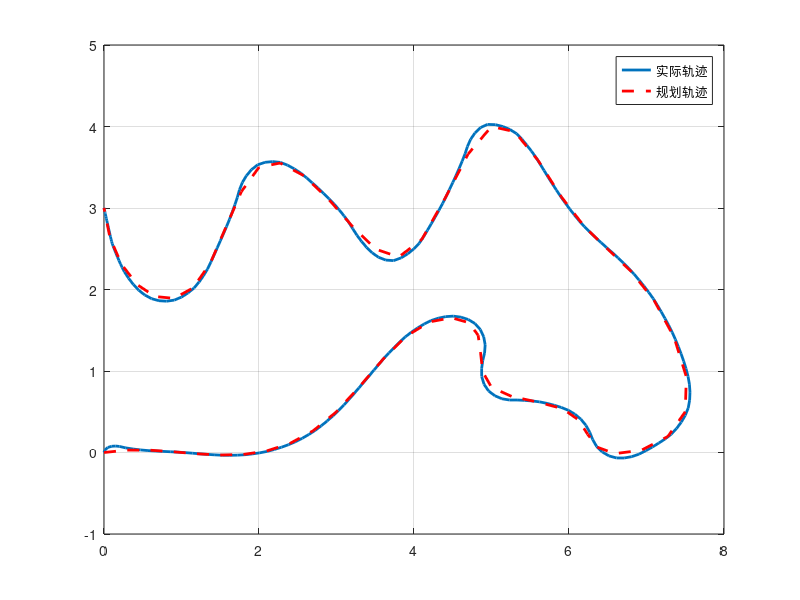

This figure's MATLAB source: (Note: this script raises an error after producing the figure.)
%% design path from points by spline

point = [0, 0;
    1, 0;
    2,0
    3,0.5
    4,1.5
    4.8, 1.5
    5,0.8
    6, 0.5
    6.5, 0
    7.5, 0.5
    7,2
    6, 3
    5, 4
    4., 2.5
    3, 3
    2., 3.5;
    1.3, 2.2
    0.5, 2.
    0,3];

s = 1:1:length(point);


px_spline = spline(s, point(:,1), 1:0.3:length(point));
py_spline = spline(s, point(:,2), 1:0.3:length(point));

p_spline = [px_spline', py_spline'];



%% insert yaw

% yaw = zeros(length(px_spline), 1);
% for i = 2:length(px_spline)-1
%     x_forward = px_spline(i+1);
%     x_backward = px_spline(i-1);
%     y_forward = py_spline(i+1);
%     y_backward = py_spline(i-1);
%     yaw(i) = atan2(y_forward-y_backward, x_forward-x_backward);
% end
% yaw(1) = yaw(2);
% yaw(end) = yaw(end-1);


%% plot with attitude

% arrow_scale = 0.01;
figure(101);
a = load("data.txt");
a1 = a(:,1);
a2 = a(:,2);
plot(a1,a2,'LineWidth',2,'DisplayName','实际轨迹'); hold on;
% plot(point(:,1), point(:,2), 'bo-'); hold on;
% quiver(px_spline', py_spline', cos(yaw)*arrow_scale, sin(yaw)*arrow_scale);
plot(px_spline, py_spline,'r--','LineWidth',2,'DisplayName','规划轨迹'); grid on; hold off;
lgd = legend;
lgd.FontSize = 14;
lgd.NumColumns = 1;
%% save path
% path = ['{',(px_spline*1000)', (py_spline*1000)','}'];
save('path.txt', 'path','-ascii');
dlmwrite('path1.txt',path);